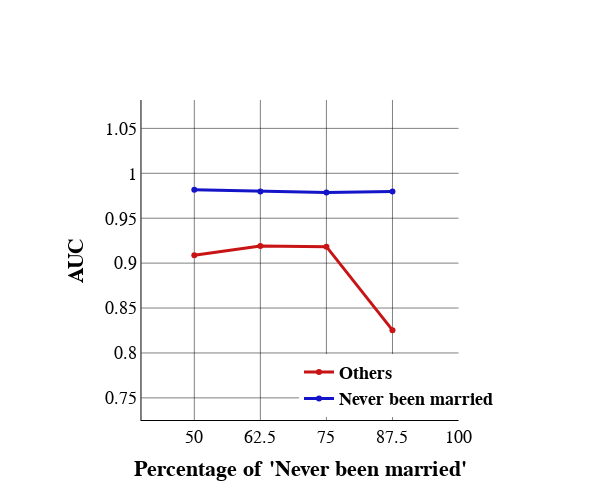

Notebook code for this chart:
### Code cell
notmarried_sample=notmarried.sample(11616, random_state=43)
elsee_sample=elsee.sample(11616, random_state=43)
notmarried_sample=notmarried_sample.sample(int(0.5*len(notmarried_sample)), random_state=43)
elsee_sample=elsee_sample.sample(int(0.5*len(elsee_sample)), random_state=43)
data=pd.concat([notmarried_sample, elsee_sample])
X_sample=data.drop(['UDPYOPI_1 - Yes'], axis=1)
y_sample=data['UDPYOPI_1 - Yes']

class_weights_sample = compute_class_weight(
                                        class_weight = "balanced",
                                        classes = np.unique(y_sample),
                                        y = y_sample                                                   
                                    )
sklearn_weights = dict(enumerate(class_weights_sample))
svc_linear_50=LinearSVC(C=1, class_weight=sklearn_weights, dual=False, max_iter=1e6)
svc_linear_50=svc_linear_50.fit(X_sample, y_sample)


notmarried_sample=notmarried.sample(11616, random_state=43)
elsee_sample=elsee.sample(11616, random_state=43)
notmarried_sample=notmarried_sample.sample(int(0.625*len(notmarried_sample)), random_state=43)
elsee_sample=elsee_sample.sample(int(0.375*len(elsee_sample)), random_state=43)
data=pd.concat([notmarried_sample, elsee_sample])
X_sample=data.drop(['UDPYOPI_1 - Yes'], axis=1)
y_sample=data['UDPYOPI_1 - Yes']

class_weights_sample = compute_class_weight(
                                        class_weight = "balanced",
                                        classes = np.unique(y_sample),
                                        y = y_sample                                                   
                                    )
sklearn_weights = dict(enumerate(class_weights_sample))
svc_linear_625=LinearSVC(C=1, class_weight=sklearn_weights, dual=False, max_iter=1e6)
svc_linear_625=svc_linear_625.fit(X_sample, y_sample)

notmarried_sample=notmarried.sample(11616, random_state=43)
elsee_sample=elsee.sample(11616, random_state=43)
notmarried_sample=notmarried_sample.sample(int(0.75*len(notmarried_sample)), random_state=43)
elsee_sample=elsee_sample.sample(int(0.25*len(elsee_sample)), random_state=43)
data=pd.concat([notmarried_sample, elsee_sample])
X_sample=data.drop(['UDPYOPI_1 - Yes'], axis=1)
y_sample=data['UDPYOPI_1 - Yes']

class_weights_sample = compute_class_weight(
                                        class_weight = "balanced",
                                        classes = np.unique(y_sample),
                                        y = y_sample                                                   
                                    )
sklearn_weights = dict(enumerate(class_weights_sample))
svc_linear_75=LinearSVC(C=1, class_weight=sklearn_weights, dual=False, max_iter=1e6)
svc_linear_75=svc_linear_75.fit(X_sample, y_sample)

notmarried_sample=notmarried.sample(11616, random_state=43)
elsee_sample=elsee.sample(11616, random_state=43)
notmarried_sample=notmarried_sample.sample(int(0.875*len(notmarried_sample)), random_state=43)
elsee_sample=elsee_sample.sample(int(0.125*len(elsee_sample)), random_state=43)
data=pd.concat([notmarried_sample, elsee_sample])
X_sample=data.drop(['UDPYOPI_1 - Yes'], axis=1)
y_sample=data['UDPYOPI_1 - Yes']
class_weights_sample = compute_class_weight(
                                        class_weight = "balanced",
                                        classes = np.unique(y_sample),
                                        y = y_sample                                                   
                                    )
sklearn_weights = dict(enumerate(class_weights_sample))
svc_linear_875=LinearSVC(C=1, class_weight=sklearn_weights, dual=False, max_iter=1e6)
svc_linear_875=svc_linear_875.fit(X_sample, y_sample)


prob1_50_svc=svc_linear_50._predict_proba_lr(notmarried_predictors_test)
prob2_50_svc=svc_linear_50._predict_proba_lr(elsee_predictors_test)
prob1_625_svc=svc_linear_625._predict_proba_lr(notmarried_predictors_test)
prob2_625_svc=svc_linear_625._predict_proba_lr(elsee_predictors_test)
prob1_75_svc=svc_linear_75._predict_proba_lr(notmarried_predictors_test)
prob2_75_svc=svc_linear_75._predict_proba_lr(elsee_predictors_test)
prob1_875_svc=svc_linear_875._predict_proba_lr(notmarried_predictors_test)
prob2_875_svc=svc_linear_875._predict_proba_lr(elsee_predictors_test)

# x axis values
x = [50, 62.5, 75, 87.5]
# corresponding y axis values
y = [roc_auc_score(elsee_target_test, [item[1] for item in prob2_50_svc]),roc_auc_score(elsee_target_test, [item[1] for item in prob2_625_svc]), 
     roc_auc_score(elsee_target_test, [item[1] for item in prob2_75_svc]),roc_auc_score(elsee_target_test, [item[1] for item in prob2_875_svc])]
z = [roc_auc_score(notmarried_target_test, [item[1] for item in prob1_50_svc]),roc_auc_score(notmarried_target_test, [item[1] for item in prob1_625_svc]), 
     roc_auc_score(notmarried_target_test, [item[1] for item in prob1_75_svc]),roc_auc_score(notmarried_target_test, [item[1] for item in prob1_875_svc])] 
c_line_main1 = 'rgba(200, 20, 20, 1.0)'
c_line_main2 = 'rgba(20, 20, 200, 1)'
fig = go.Figure([

    go.Scatter(
        x          = x,
        y          = y,
        line       = dict(color=c_line_main1, width=3),
        hoverinfo  = "skip",
        showlegend = True,
        name       = f'<b>Others</b>'),
    go.Scatter(
        x          = x,
        y          = z,
        line       = dict(color=c_line_main2, width=3),
        hoverinfo  = "skip",
        showlegend = True,
        name       = f'<b>Never been married</b>')
    ])
fig.add_shape(
        type ='line', 
        line =dict(dash='dash'),
        x0=0, x1=1, y0=0, y1=1
    )
fig.update_layout(
        template    = 'plotly_white', 
        title_x     = 0.5,
        xaxis_title = "<b>Percentage of 'Never been married'</b>",
        yaxis_title = "<b>AUC</b>",
        width       = 600,
        height      = 500,
        legend      = dict(
            yanchor="bottom", 
            xanchor="right", 
            x=0.95,
            y=0.01,
        )
    )
fig.update_layout(
        font=dict(
        family="Times New Roman",
        size=18,  # Set the font size here
        color="Black"
        )
    )
fig.update_layout(
        font=dict(
        family="Times New Roman",
        size=18,  # Set the font size here
        color="Black"
        )
    )
fig.update_yaxes(
        range       = [min(min(y), min(z))-0.1, max(max(y), max(z))+0.1],
        gridcolor   = c_grid,
        scaleanchor = "x", 
        scaleratio  = 170,
        linecolor   = 'black')
fig.update_xaxes(
        range       = [40, 100],
        gridcolor   = c_grid,
        constrain   = 'domain',
        linecolor   = 'black',dtick=12.5)

### Figure 1 — Plotly figure (JSON) as saved in the notebook; plotly's stock layout.template omitted (floating-point values rounded to 4 significant figures)
{"data": [{"hoverinfo": "skip", "line": {"color": "rgba(200, 20, 20, 1.0)", "width": 3}, "name": "<b>Others</b>", "showlegend": true, "type": "scatter", "x": [50, 62.5, 75, 87.5], "y": [0.9088, 0.919, 0.9183, 0.8254]}, {"hoverinfo": "skip", "line": {"color": "rgba(20, 20, 200, 1)", "width": 3}, "name": "<b>Never been married</b>", "showlegend": true, "type": "scatter", "x": [50, 62.5, 75, 87.5], "y": [0.9816, 0.9798, 0.9786, 0.9796]}], "layout": {"font": {"color": "Black", "family": "Times New Roman", "size": 18}, "height": 500, "legend": {"x": 0.95, "xanchor": "right", "y": 0.01, "yanchor": "bottom"}, "shapes": [{"line": {"dash": "dash"}, "type": "line", "x0": 0, "x1": 1, "y0": 0, "y1": 1}], "title": {"x": 0.5}, "width": 600, "xaxis": {"constrain": "domain", "dtick": 12.5, "gridcolor": "rgba(5, 5, 5, 0.5)", "linecolor": "black", "range": [40, 100], "title": {"text": "<b>Percentage of 'Never been married'</b>"}}, "yaxis": {"gridcolor": "rgba(5, 5, 5, 0.5)", "linecolor": "black", "range": [0.7254, 1.082], "scaleanchor": "x", "scaleratio": 170, "title": {"text": "<b>AUC</b>"}}}}
